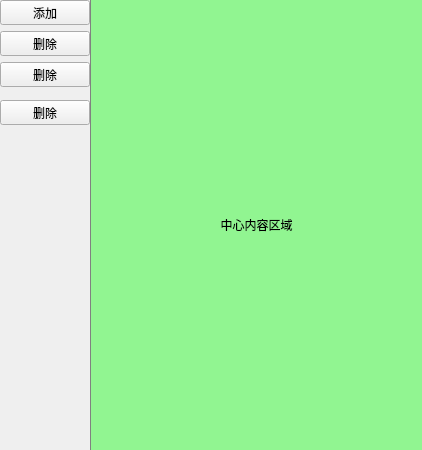
<?xml version="1.0" encoding="UTF-8"?>
<ui version="4.0">
 <class>SideBarDemo</class>
 <widget class="QWidget" name="SideBarDemo">
  <property name="geometry">
   <rect>
    <x>0</x>
    <y>0</y>
    <width>422</width>
    <height>450</height>
   </rect>
  </property>
  <property name="windowTitle">
   <string>SideBarDemo</string>
  </property>
  <property name="styleSheet">
   <string notr="true">QWidget.SideBar {
    border-right: 1px solid rgb(170, 170, 170);
    background: qlineargradient(spread:reflect,
        x1:0, y1:0, x2:1, y2:0,
        stop:0 rgba(50, 50, 50, 255),
        stop:1 rgba(150, 150, 150, 255));
}

QWidget.SideBar QToolButton {
    font-size: 13px;
    font-weight: normal;
    border: none;
    color: rgb(240,240,240);

    padding-left:12px;
    padding-right: 12px;
    padding-top: 5px;

    border-top: 1px dashed rgba(0,0,0,0);
    border-bottom: 1px dashed rgba(0,0,0,0);
    border-right: 1px dashed rgba(0,0,0,0);
}

QWidget.SideBar QToolButton:hover {
    color: rgb(200, 200, 200);
}

QWidget.SideBar QToolButton[current=&quot;true&quot;] {
    border-top: 1px solid rgb(90,90,90);
    border-right: 1px solid rgb(200, 200, 200, 200);
    border-bottom: 1px solid rgb(90,90,90);
    color: black;
    background: qlineargradient(spread:pad,
        x1:0, y1:0, x2:1, y2:0,
        stop:0 rgba(130, 130, 130, 255),
        stop:1 rgba(230, 230, 230, 255));
}

QWidget.SideBar QToolButton[first=&quot;true&quot;] {
    border-top: 1px dashed rgba(0, 0, 0, 0);
}

QWidget.SideBar .Separator {
    border: none;
    background: qlineargradient(spread:reflect,
        x1:0, y1:0, x2:1, y2:0,
        stop:0 rgba(10, 10, 10, 255),
        stop:1 rgba(220, 220, 220, 255));
}

#content {
	border: none;
	border-left: 1px solid gray;
	background: rgba(0, 255, 0, 100);
}</string>
  </property>
  <property name="class" stdset="0">
   <string/>
  </property>
  <layout class="QGridLayout" name="gridLayout">
   <property name="horizontalSpacing">
    <number>0</number>
   </property>
   <property name="margin">
    <number>0</number>
   </property>
   <item row="0" column="0">
    <widget class="QWidget" name="sideBar" native="true">
     <property name="sizePolicy">
      <sizepolicy hsizetype="Fixed" vsizetype="Preferred">
       <horstretch>0</horstretch>
       <verstretch>0</verstretch>
      </sizepolicy>
     </property>
     <property name="minimumSize">
      <size>
       <width>90</width>
       <height>0</height>
      </size>
     </property>
     <property name="class" stdset="0">
      <string>SideBar</string>
     </property>
     <layout class="QGridLayout" name="gridLayout_2">
      <property name="margin">
       <number>0</number>
      </property>
      <item row="2" column="0">
       <widget class="QToolButton" name="toolButton_2">
        <property name="sizePolicy">
         <sizepolicy hsizetype="Expanding" vsizetype="Fixed">
          <horstretch>0</horstretch>
          <verstretch>0</verstretch>
         </sizepolicy>
        </property>
        <property name="text">
         <string>删除</string>
        </property>
        <property name="icon">
         <iconset>
          <normaloff>:/images/resources/button-4.png</normaloff>:/images/resources/button-4.png</iconset>
        </property>
        <property name="iconSize">
         <size>
          <width>64</width>
          <height>64</height>
         </size>
        </property>
        <property name="toolButtonStyle">
         <enum>Qt::ToolButtonTextUnderIcon</enum>
        </property>
       </widget>
      </item>
      <item row="3" column="0">
       <widget class="QToolButton" name="toolButton_3">
        <property name="sizePolicy">
         <sizepolicy hsizetype="Expanding" vsizetype="Fixed">
          <horstretch>0</horstretch>
          <verstretch>0</verstretch>
         </sizepolicy>
        </property>
        <property name="text">
         <string>删除</string>
        </property>
        <property name="icon">
         <iconset>
          <normaloff>:/images/resources/button-5.png</normaloff>:/images/resources/button-5.png</iconset>
        </property>
        <property name="iconSize">
         <size>
          <width>64</width>
          <height>64</height>
         </size>
        </property>
        <property name="toolButtonStyle">
         <enum>Qt::ToolButtonTextUnderIcon</enum>
        </property>
       </widget>
      </item>
      <item row="5" column="0">
       <widget class="QToolButton" name="toolButton_4">
        <property name="sizePolicy">
         <sizepolicy hsizetype="Expanding" vsizetype="Fixed">
          <horstretch>0</horstretch>
          <verstretch>0</verstretch>
         </sizepolicy>
        </property>
        <property name="text">
         <string>删除</string>
        </property>
        <property name="icon">
         <iconset>
          <normaloff>:/images/resources/button-3.png</normaloff>:/images/resources/button-3.png</iconset>
        </property>
        <property name="iconSize">
         <size>
          <width>64</width>
          <height>64</height>
         </size>
        </property>
        <property name="toolButtonStyle">
         <enum>Qt::ToolButtonTextUnderIcon</enum>
        </property>
       </widget>
      </item>
      <item row="1" column="0">
       <widget class="QToolButton" name="toolButton_1">
        <property name="sizePolicy">
         <sizepolicy hsizetype="Expanding" vsizetype="Fixed">
          <horstretch>0</horstretch>
          <verstretch>0</verstretch>
         </sizepolicy>
        </property>
        <property name="text">
         <string>添加</string>
        </property>
        <property name="icon">
         <iconset>
          <normaloff>:/images/resources/button-2.png</normaloff>:/images/resources/button-2.png</iconset>
        </property>
        <property name="iconSize">
         <size>
          <width>64</width>
          <height>64</height>
         </size>
        </property>
        <property name="toolButtonStyle">
         <enum>Qt::ToolButtonTextUnderIcon</enum>
        </property>
       </widget>
      </item>
      <item row="6" column="0">
       <spacer name="verticalSpacer">
        <property name="orientation">
         <enum>Qt::Vertical</enum>
        </property>
        <property name="sizeHint" stdset="0">
         <size>
          <width>20</width>
          <height>40</height>
         </size>
        </property>
       </spacer>
      </item>
      <item row="4" column="0">
       <widget class="QWidget" name="widget" native="true">
        <property name="minimumSize">
         <size>
          <width>0</width>
          <height>1</height>
         </size>
        </property>
        <property name="maximumSize">
         <size>
          <width>16777215</width>
          <height>1</height>
         </size>
        </property>
        <property name="class" stdset="0">
         <string>Separator</string>
        </property>
       </widget>
      </item>
     </layout>
    </widget>
   </item>
   <item row="0" column="1">
    <widget class="QLabel" name="content">
     <property name="text">
      <string>中心内容区域</string>
     </property>
     <property name="alignment">
      <set>Qt::AlignCenter</set>
     </property>
    </widget>
   </item>
  </layout>
 </widget>
 <layoutdefault spacing="6" margin="11"/>
 <resources/>
 <connections/>
</ui>
